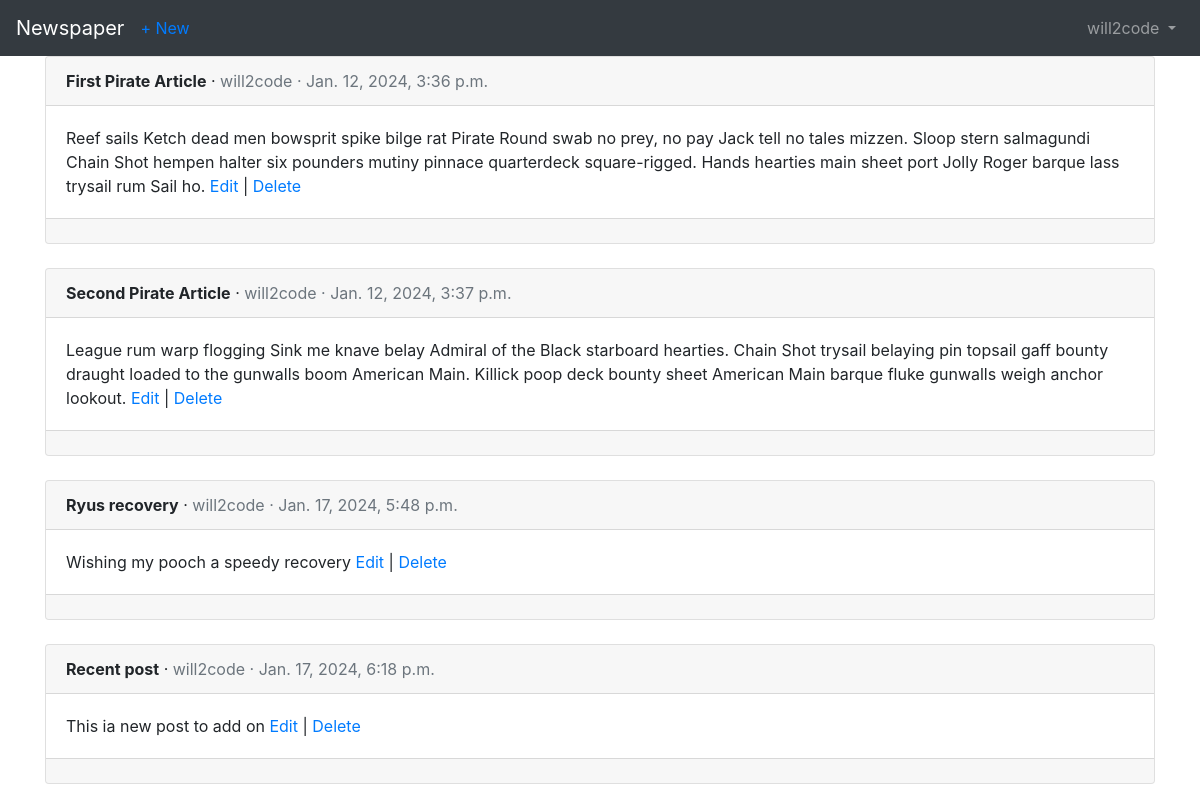
Before: /articles/ (signed in) with the older database file.
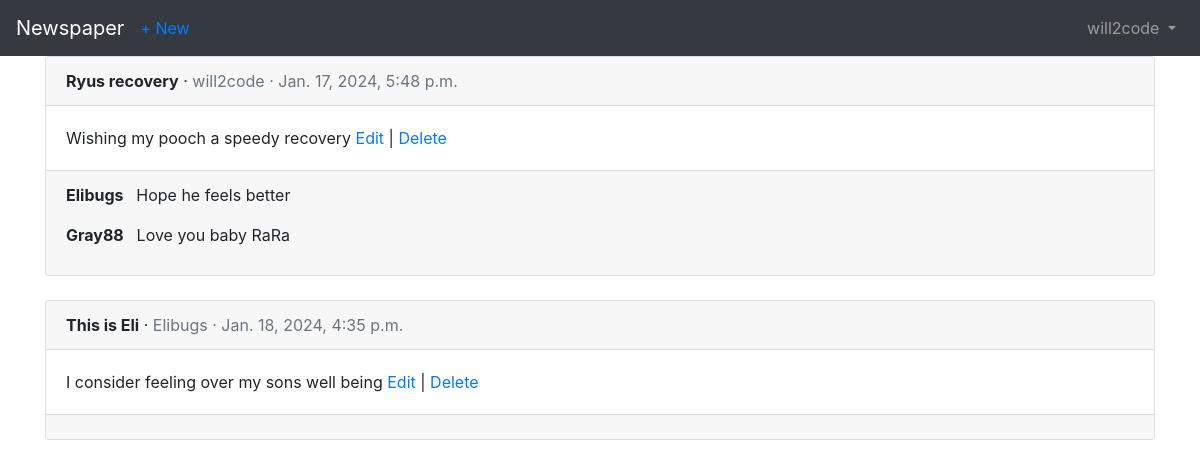
After: the same page with the newer database file.
### accounts/models.py (models this page shows)
class CustomUser(AbstractUser):
    age = models.PositiveIntegerField(null=True, blank=True)

### articles/models.py (models this page shows, shortened)
class Article(models.Model):
    title = models.CharField(max_length=255)
    body = models.TextField()
    date = models.DateTimeField(auto_now_add=True)
    author = models.ForeignKey(
        get_user_model(),
        on_delete=models.CASCADE
    )

class Comment(models.Model):
    article = models.ForeignKey(
        Article,
        on_delete=models.CASCADE,
        related_name="comments"
    )
    comment = models.CharField(max_length=140)
    author = models.ForeignKey(
        get_user_model(),
        on_delete=models.CASCADE,
    )
    def __str__(self):
        return self.comment

### articles/views.py (the view)
# urls.py: path('', ArticleListView.as_view(), name='article_list'),
class ArticleListView(LoginRequiredMixin, ListView):
    model = Article
    template_name = 'article_list.html'

### templates/article_list.html (shortened to what this page needs)
{% extends 'base.html' %}
{% block content %}
	{% for article in object_list %}
		<div class="card">
			<div class="card-header">
				<span class="font-weight-bold"> {{ article.title }}</span> &middot;
				<span class="text-muted"> {{ article.author }} &middot {{ article.date }}</span>
			</div>
			<div class="card-body">
				{{ article.body }}
				<a href="{% url 'article_edit' article.pk %}">Edit</a> |
				<a href="{% url 'article_delete' article.pk %}">Delete</a>
			</div>
			<div class="card-footer">
				{% for comment in article.comments.all %}
					<p>
						<span class="font-weight-bold"> {{ comment.author }} </span>
						&nbsp;&nbsp;{{ comment }}
					</p>
				{% endfor %}
			</div>
		</div>
		<br>
	{% endfor %}
{% endblock content %}

### templates/base.html (shortened to what this page needs)
{% load static %}
<html>
  <head>
    <link rel="stylesheet" href="https://cdn.jsdelivr.net/npm/bootstrap@4.5.3/dist/css/bootstrap.min.css" />
  </head>
  <body>
    <nav class="navbar navbar-expand-lg navbar-dark bg-dark">
      <a class="navbar-brand" href="{% url 'home' %}">Newspaper</a>
      <a class="nav-item" href="{% url 'article_create' %}">+ New</a>
      <div class="collapse navbar-collapse" id="navbarSupportedContent">
        {% if user.is_authenticated %}
        <ul class="navbar-nav ml-auto">
          <li class="nav-item">
            <a class="nav-link dropdown-toggle" href="#" id="navbarDropdown" role="button" data-toggle="dropdown" aria-haspopup="true" aria-expanded="false"> {{ user.username }} </a>
        </ul>
        {% else %}
        <form class="form-inline ml-auto">
          <a href="{% url 'login' %}" class="btn btn-outline-secondary"> Log In</a>
          <a href="{% url 'signup' %}" class="btn btn-primary ml-2"> Sign up</a>
        </form>
        {% endif %}
      </div>
    </nav>
    <main>
      <div class="container">
        {% block content %}
				{% endblock content %}
      </div>
    </main>
  </body>
</html>

Changed rows visible on the page:
removed Article: title "First Pirate Article", author "will2code", date "Jan. 12, 2024, 3:36 p.m.", body "Reef sails Ketch dead men bowsprit spike bilge rat Pirate Round swab no prey, no pay Jack tell no tales mizzen. Sloop stern salmagundi Chain Shot hempen halter six pounders mutiny pinnace quarterdeck square-rigged. Hands hearties main sheet port Jolly Roger barque lass trysail rum Sail ho."
removed Article: title "Second Pirate Article", author "will2code", date "Jan. 12, 2024, 3:37 p.m.", body "League rum warp flogging Sink me knave belay Admiral of the Black starboard hearties. Chain Shot trysail belaying pin topsail gaff bounty draught loaded to the gunwalls boom American Main. Killick poop deck bounty sheet American Main barque fluke gunwalls weigh anchor lookout."
removed Article: title "Recent post", author "will2code", date "Jan. 17, 2024, 6:18 p.m.", body "This ia new post to add on"
added Comment: author "Elibugs", comment "Hope he feels better", shown under Article "Ryus recovery"
added Comment: author "Gray88", comment "Love you baby RaRa", shown under Article "Ryus recovery"
added Article: title "This is Eli", author "Elibugs", date "Jan. 18, 2024, 4:35 p.m.", body "I consider feeling over my sons well being"
